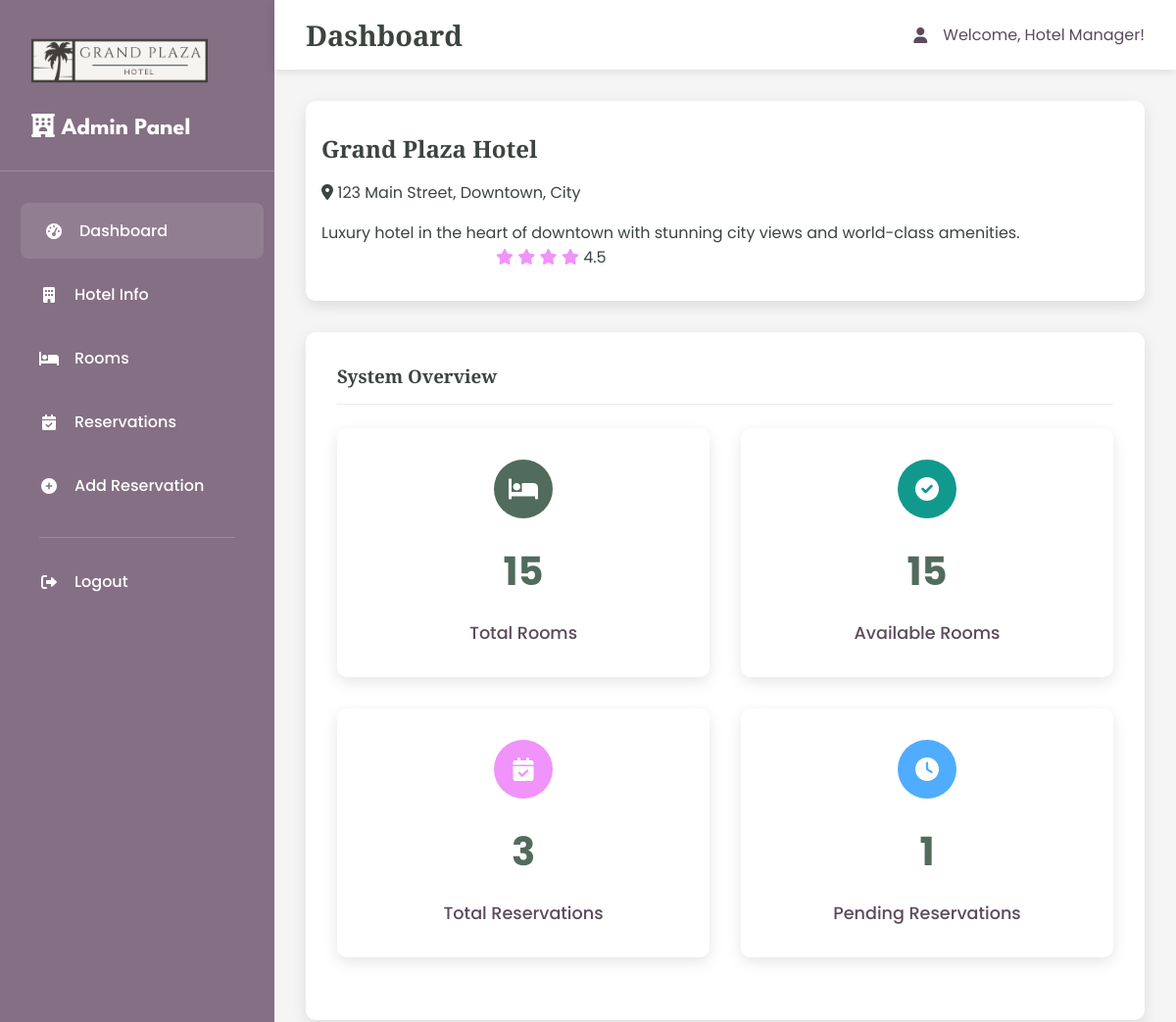
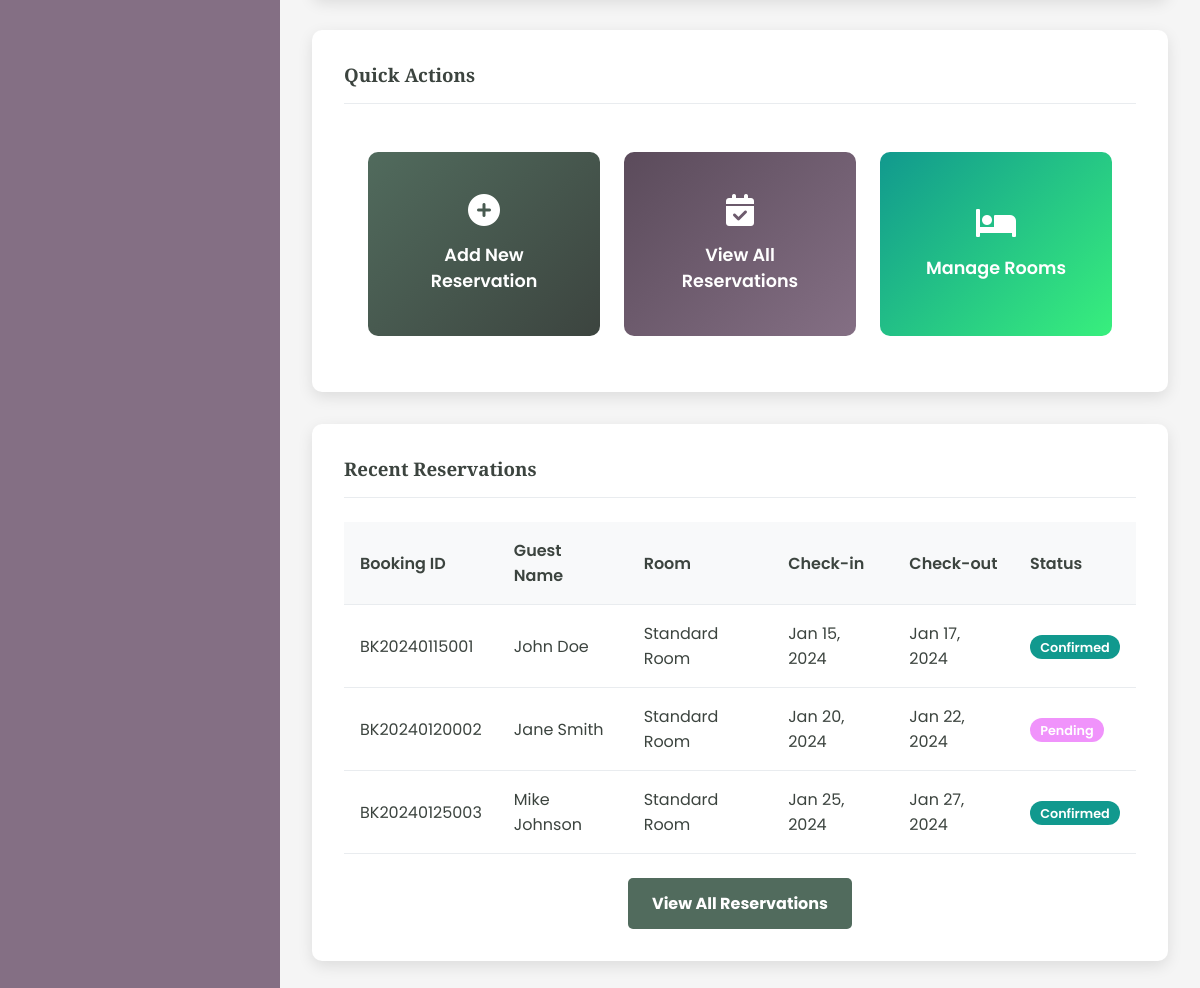
The app's page /admin/dashboard.php (signed in) with its own data (2 pictures, top to bottom).
### tables this page shows
CREATE TABLE hotel (
    id INT AUTO_INCREMENT PRIMARY KEY,
    name VARCHAR(255) NOT NULL,
    address TEXT NOT NULL,
    phone VARCHAR(20),
    email VARCHAR(255),
    description TEXT,
    rating DECIMAL(2,1) DEFAULT 0.0,
    image_url VARCHAR(500),
    created_at TIMESTAMP DEFAULT CURRENT_TIMESTAMP,
    updated_at TIMESTAMP DEFAULT CURRENT_TIMESTAMP ON UPDATE CURRENT_TIMESTAMP
);

CREATE TABLE reservations (
    id INT AUTO_INCREMENT PRIMARY KEY,
    booking_id VARCHAR(50) UNIQUE NOT NULL,
    room_id INT NOT NULL,
    guest_name VARCHAR(255) NOT NULL,
    email VARCHAR(255) NOT NULL,
    phone VARCHAR(20),
    check_in_date DATE NOT NULL,
    check_out_date DATE NOT NULL,
    num_guests INT NOT NULL,
    total_price DECIMAL(10,2),
    status ENUM('pending', 'confirmed', 'cancelled', 'completed') DEFAULT 'pending',
    special_requests TEXT,
    created_at TIMESTAMP DEFAULT CURRENT_TIMESTAMP,
    updated_at TIMESTAMP DEFAULT CURRENT_TIMESTAMP ON UPDATE CURRENT_TIMESTAMP,
    FOREIGN KEY (room_id) REFERENCES rooms(id) ON DELETE CASCADE
);

CREATE TABLE rooms (
    id INT AUTO_INCREMENT PRIMARY KEY,
    name VARCHAR(100) NOT NULL,
    room_number VARCHAR(50) NOT NULL UNIQUE,
    room_type VARCHAR(100) NOT NULL,
    capacity INT NOT NULL,
    size INT,
    price_per_night DECIMAL(10,2) NOT NULL,
    description TEXT,
    has_wifi BOOLEAN DEFAULT TRUE,
    has_tv BOOLEAN DEFAULT TRUE,
    has_ac BOOLEAN DEFAULT TRUE,
    is_available BOOLEAN DEFAULT TRUE,
    image_url VARCHAR(500),
    created_at TIMESTAMP DEFAULT CURRENT_TIMESTAMP,
    updated_at TIMESTAMP DEFAULT CURRENT_TIMESTAMP ON UPDATE CURRENT_TIMESTAMP
);

### admin/dashboard.php (the view, shortened to what this page needs)
<?php
$pdo = getDBConnection();
$stmt = $pdo->query("SELECT COUNT(*) as total_rooms FROM rooms");
$totalRooms = $stmt->fetch()['total_rooms'];
$stmt = $pdo->query("SELECT COUNT(*) as total_reservations FROM reservations");
$totalReservations = $stmt->fetch()['total_reservations'];
$stmt = $pdo->query("SELECT COUNT(*) as pending_reservations FROM reservations WHERE status = 'pending'");
$pendingReservations = $stmt->fetch()['pending_reservations'];
$stmt = $pdo->query("SELECT COUNT(*) as available_rooms FROM rooms WHERE is_available = 1");
$availableRooms = $stmt->fetch()['available_rooms'];
$stmt = $pdo->query("SELECT * FROM hotel LIMIT 1");
$hotel = $stmt->fetch();
?>
<!DOCTYPE html>
<html lang="en">
<head>
    <link href="https://cdnjs.cloudflare.com/ajax/libs/font-awesome/6.0.0/css/all.min.css" rel="stylesheet">
    <link rel="stylesheet" href="admin-styles.css">
</head>
<body>
    <div class="admin-container">
        <div class="sidebar">
            <div class="sidebar-header">
                <a href="../index.php" class="logo">
                    <img src="../assets/images/logo.png" alt="Hotel Logo" style="height: 60px; width: auto;">
                </a>
                <h3><i class="fas fa-hotel"></i> Admin Panel</h3>
            </div>
            <nav class="sidebar-nav">
                <div class="nav-item">
                    <a href="dashboard.php" class="nav-link active">
                        <i class="fas fa-tachometer-alt"></i>
                        Dashboard
                    </a>
                </div>
                <div class="nav-item">
                    <a href="hotel.php" class="nav-link">
                        <i class="fas fa-building"></i>
                        Hotel Info
                    </a>
                </div>
                <div class="nav-item">
                    <a href="rooms.php" class="nav-link">
                        <i class="fas fa-bed"></i>
                        Rooms
                    </a>
                </div>
                <div class="nav-item">
                    <a href="reservations.php" class="nav-link">
                        <i class="fas fa-calendar-check"></i>
                        Reservations
                    </a>
                </div>
                <div class="nav-item">
                    <a href="add_reservation.php" class="nav-link">
                        <i class="fas fa-plus-circle"></i>
                        Add Reservation
                    </a>
                </div>
                <div class="nav-divider"></div>
                <div class="nav-item">
                    <a href="?logout=1" class="nav-link">
                        <i class="fas fa-sign-out-alt"></i>
                        Logout
                    </a>
                </div>
            </nav>
        </div>
        <div class="main-content">
            <div class="top-nav">
                <h1 class="page-title">Dashboard</h1>
                <div class="user-info">
                    <i class="fas fa-user"></i>
                    <span>Welcome, <?php echo htmlspecialchars($_SESSION['admin_name']); ?>!</span>
                </div>
            </div>
            <div class="card">
                <div class="row">
                    <div class="col-md-8">
                        <h2 class="card-title"><?php echo htmlspecialchars($hotel['name']); ?></h2>
                        <p class="text-muted mb-2">
                            <i class="fas fa-map-marker-alt"></i>
                            <?php echo htmlspecialchars($hotel['address']); ?>
                        </p>
                        <p class="mb-0"><?php echo htmlspecialchars($hotel['description']); ?></p>
                    </div>
                    <div class="col-md-4 text-right">
                        <div class="rating">
                            <?php for ($i = 0; $i < floor($hotel['rating']); $i++): ?>
                                <i class="fas fa-star" style="color: #f093fb;"></i>
                            <?php endfor; ?>
                            <span class="ms-2"><?php echo $hotel['rating']; ?></span>
                        </div>
                    </div>
                </div>
            </div>
            <div class="card">
                <div class="card-header">
                    <h3 class="card-title">System Overview</h3>
                </div>
                <div class="stats-grid">
                    <div class="stat-card">
                        <div class="stat-icon primary">
                            <i class="fas fa-bed"></i>
                        </div>
                        <div class="stat-number"><?php echo $totalRooms; ?></div>
                        <div class="stat-label">Total Rooms</div>
                    </div>
                    <div class="stat-card">
                        <div class="stat-icon success">
                            <i class="fas fa-check-circle"></i>
                        </div>
                        <div class="stat-number"><?php echo $availableRooms; ?></div>
                        <div class="stat-label">Available Rooms</div>
                    </div>
                    <div class="stat-card">
                        <div class="stat-icon warning">
                            <i class="fas fa-calendar-check"></i>
                        </div>
                        <div class="stat-number"><?php echo $totalReservations; ?></div>
                        <div class="stat-label">Total Reservations</div>
                    </div>
                    <div class="stat-card">
                        <div class="stat-icon info">
                            <i class="fas fa-clock"></i>
                        </div>
                        <div class="stat-number"><?php echo $pendingReservations; ?></div>
                        <div class="stat-label">Pending Reservations</div>
                    </div>
                </div>
            </div>
            <div class="card">
                <div class="card-header">
                    <h3 class="card-title">Quick Actions</h3>
                </div>
                <div class="quick-actions-flex">
                    <a href="add_reservation.php" class="quick-action-btn btn-primary">
                        <i class="fas fa-plus-circle"></i>
                        <span>Add New Reservation</span>
                    </a>
                    <a href="reservations.php" class="quick-action-btn btn-secondary">
                        <i class="fas fa-calendar-check"></i>
                        <span>View All Reservations</span>
                    </a>
                    <a href="rooms.php" class="quick-action-btn btn-success">
                        <i class="fas fa-bed"></i>
                        <span>Manage Rooms</span>
                    </a>
                </div>
            </div>
            <div class="card">
                <div class="card-header">
                    <h3 class="card-title">Recent Reservations</h3>
                </div>
                <?php
                $stmt = $pdo->query("SELECT r.*, rm.room_type FROM reservations r LEFT JOIN rooms rm ON r.room_id = rm.id ORDER BY r.created_at DESC LIMIT 5");
                $recentReservations = $stmt->fetchAll();
                ?>
                <div class="table-responsive">
                    <table class="table">
                        <thead>
                            <tr>
                                <th>Booking ID</th>
                                <th>Guest Name</th>
                                <th>Room</th>
                                <th>Check-in</th>
                                <th>Check-out</th>
                                <th>Status</th>
                            </tr>
                        </thead>
                        <tbody>
                            <?php foreach ($recentReservations as $reservation): ?>
                            <tr>
                                <td><?php echo htmlspecialchars($reservation['booking_id']); ?></td>
                                <td><?php echo htmlspecialchars($reservation['guest_name']); ?></td>
                                <td>
                                    <?php
                                        if (!empty($reservation['room_type'])) {
                                            echo htmlspecialchars($reservation['room_type']);
                                        } else {
                                            echo '<span class="text-muted">N/A</span>';
                                        }
                                    ?>
                                </td>
                                <td><?php echo date('M d, Y', strtotime($reservation['check_in_date'])); ?></td>
                                <td><?php echo date('M d, Y', strtotime($reservation['check_out_date'])); ?></td>
                                <td>
                                    <span class="badge badge-<?php echo $reservation['status'] === 'confirmed' ? 'success' : 'warning'; ?>">
                                        <?php echo ucfirst($reservation['status']); ?>
                                    </span>
                                </td>
                            </tr>
                            <?php endforeach; ?>
                        </tbody>
                    </table>
                </div>
                <div class="text-center mt-3">
                    <a href="reservations.php" class="btn btn-primary">View All Reservations</a>
                </div>
            </div>
        </div>
    </div>
</body>
</html>

### records on screen
hotel: name "Grand Plaza Hotel", address "123 Main Street, Downtown, City", description "Luxury hotel in the heart of downtown with stunning city views and world-class amenities.", rating "4.5"
reservations: booking "BK20240115001", guest_name "John Doe", room.room_type "Standard Room", check_in_date "Jan 15, 2024", check_out_date "Jan 17, 2024", status "Confirmed"
reservations: booking "BK20240120002", guest_name "Jane Smith", room.room_type "Standard Room", check_in_date "Jan 20, 2024", check_out_date "Jan 22, 2024", status "Pending"
reservations: booking "BK20240125003", guest_name "Mike Johnson", room.room_type "Standard Room", check_in_date "Jan 25, 2024", check_out_date "Jan 27, 2024", status "Confirmed"

### other values on screen
$_SESSION['admin_name'] "Hotel Manager"
$totalRooms "15"
$availableRooms "15"
$totalReservations "3"
$pendingReservations "1"
